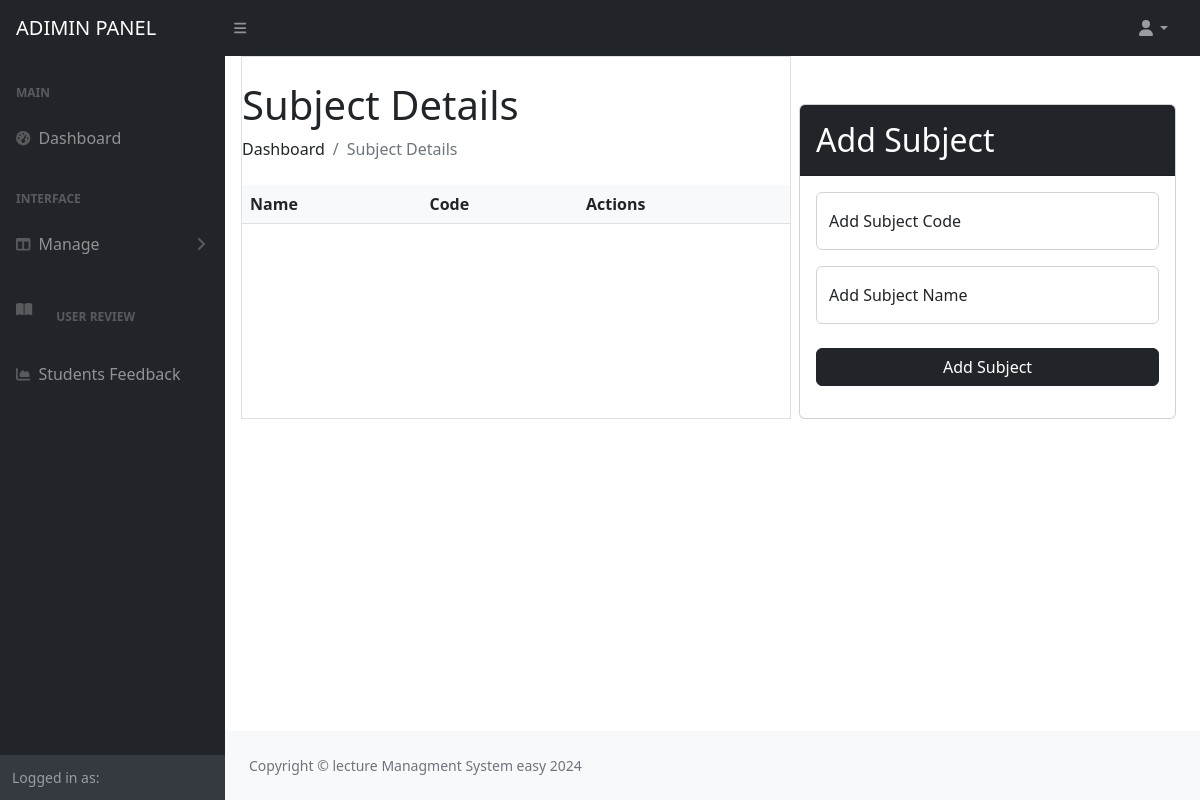
The app's page /learning-mangement-system/pages/admin/subject.php, older data.
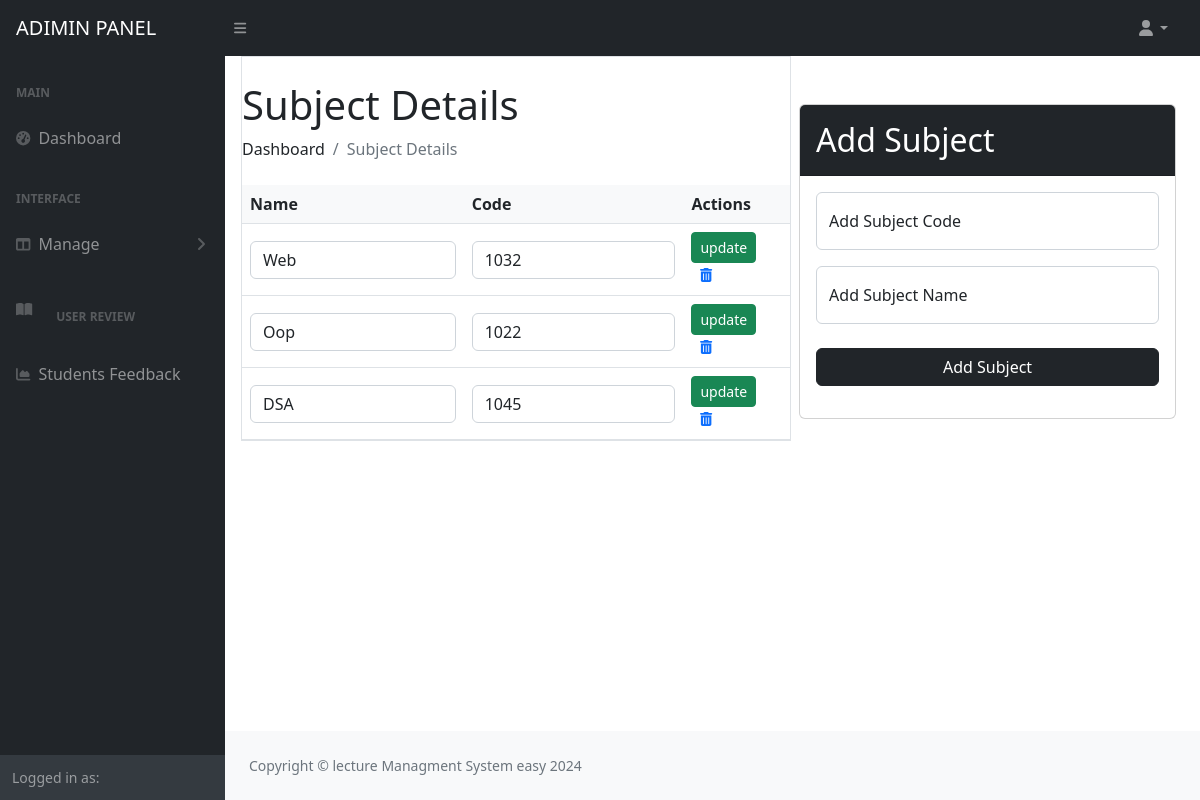
The same page, newer data.
### tables this page shows
CREATE TABLE `subject` (
  `subject_id` int NOT NULL AUTO_INCREMENT,
  `subject_code` varchar(50) NOT NULL,
  `subject_name` varchar(255) NOT NULL,
  `create_date` timestamp NULL DEFAULT CURRENT_TIMESTAMP,
  PRIMARY KEY (`subject_id`),
  UNIQUE KEY `subject_code` (`subject_code`)
);

### learning-mangement-system/pages/admin/subject.php (the view, shortened to what the changed rows need)
<?php
include_once "../../inc/db_connect.php";
$sql = "SELECT * FROM subject";
$subjects = mysqli_query($conn, $sql);
?>
<!DOCTYPE html>
<html lang="en">
<head>
    <link href="css/styles.css" rel="stylesheet" />
</head>
<body>
    <div id="layoutSidenav">
        <div id="layoutSidenav_content">
            <main>
                <div class="container-fluid px-3 d-flex justify-content-between flex-wrap">
                    <div class="border boder-5 boder-red col-7 ">
                        <h1 class="mt-4">Subject Details</h1>
                        <table class="table align-middle mb-0 bg-white ">
                            <thead class="bg-light">
                                <tr>
                                    <th>Name</th>
                                    <th>Code</th>
                                    <th>Actions</th>
                                </tr>
                            </thead>
                            <tbody>
                                <?php
                                foreach ($subjects as $subject) {
                                ?>
                                    <tr>
                                        <form id="subjectUpdateForm">
                                            <td>
                                                <input type="text" name="name" value="<?php echo $subject['subject_name'] ?>" class="form-control">
                                            </td>
                                            <td>
                                                <input type="text" name="title" value="<?php echo $subject['subject_code'] ?>" class="form-control">
                                            </td>
                                            <td>
                                                <button type="submit" class="btn btn-success btn-sm" onclick="updateSubject(<?php echo $subject['subject_id'] ?>,event)">
                                                    update
                                                </button>
                                                <button type="button" class="btn btn-link btn-sm btn-rounded">
                                                    <i class="fas fa-trash-alt" onclick="deleteUser(<?php echo $subject['subject_id'] ?>,event)"></i>
                                                </button>
                                            </td>
                                        </form>
                                    </tr>
                                <?php } ?>
                            </tbody>
                        </table>
                    </div>
                    <div class="px-2 col-lg-5 col-md-12 mt-lg-0 mt-4">
                        <div class="card mt-5">
                            <div class="card-header bg-dark text-white">
                                <h2 class="mt-2">Add Subject</h2>
                            </div>
                        </div>
                    </div>
            </main>
        </div>
    </div>
</body>
</html>

Row changes from the older to the newer data that the page shows:
added subject: name "Web", title "1032"
added subject: name "Oop", title "1022"
added subject: name "DSA", title "1045"
